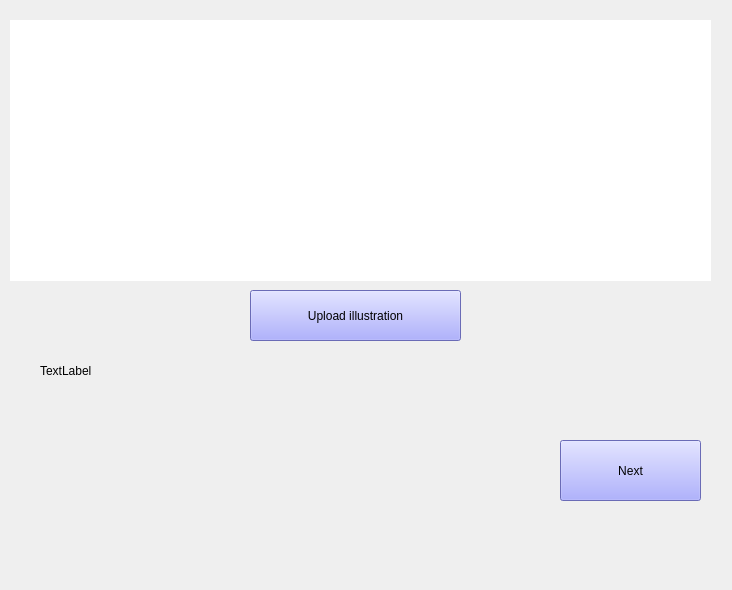
<?xml version="1.0" encoding="UTF-8"?>
<ui version="4.0">
 <class>Form</class>
 <widget class="QWidget" name="Form">
  <property name="geometry">
   <rect>
    <x>0</x>
    <y>0</y>
    <width>732</width>
    <height>590</height>
   </rect>
  </property>
  <property name="windowTitle">
   <string>Form</string>
  </property>
  <widget class="QPushButton" name="bt_next">
   <property name="geometry">
    <rect>
     <x>560</x>
     <y>440</y>
     <width>141</width>
     <height>61</height>
    </rect>
   </property>
   <property name="maximumSize">
    <size>
     <width>16777215</width>
     <height>16777215</height>
    </size>
   </property>
   <property name="styleSheet">
    <string notr="true">font: 18pt &quot;Franklin Gothic Demi&quot;;
background-color: rgb(148, 150, 255);</string>
   </property>
   <property name="text">
    <string>Next</string>
   </property>
  </widget>
  <widget class="QPlainTextEdit" name="plainTextEdit">
   <property name="geometry">
    <rect>
     <x>10</x>
     <y>20</y>
     <width>701</width>
     <height>261</height>
    </rect>
   </property>
   <property name="styleSheet">
    <string notr="true">background-color: rgb(255, 255, 255);</string>
   </property>
   <property name="frameShape">
    <enum>QFrame::NoFrame</enum>
   </property>
  </widget>
  <widget class="QPushButton" name="upload">
   <property name="geometry">
    <rect>
     <x>250</x>
     <y>290</y>
     <width>211</width>
     <height>51</height>
    </rect>
   </property>
   <property name="styleSheet">
    <string notr="true">font: 18pt &quot;Franklin Gothic Demi&quot;;
background-color: rgb(148, 150, 255);</string>
   </property>
   <property name="text">
    <string>Upload illustration</string>
   </property>
  </widget>
  <widget class="QLabel" name="preview">
   <property name="geometry">
    <rect>
     <x>40</x>
     <y>300</y>
     <width>181</width>
     <height>141</height>
    </rect>
   </property>
   <property name="text">
    <string>TextLabel</string>
   </property>
   <property name="scaledContents">
    <bool>true</bool>
   </property>
  </widget>
 </widget>
 <resources/>
 <connections/>
</ui>
